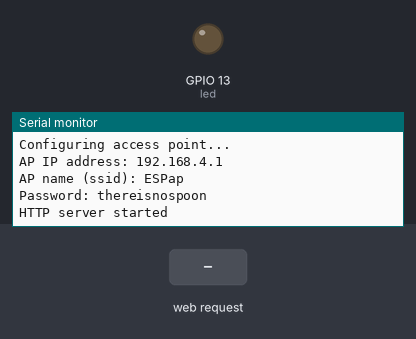
Recording of a sketch running on a simulated ESP8266 (NodeMCU). Shown: output pins drawn as LEDs (lit = HIGH), the last lines printed to the serial monitor. The inputs (shaded band) are chosen by the test bench. Random numbers use the default seed unless the sketch sets one.

Above: at 2.2 s.
2.3 s: HTTP request GET / received
At 3.2 s:
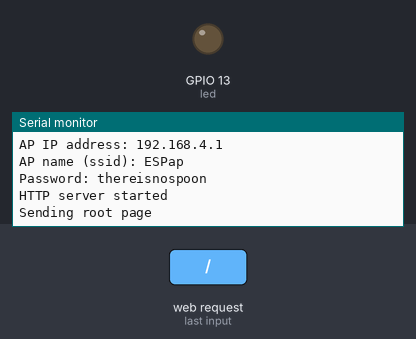
3.8 s: HTTP request GET /test.svg received
At 4.3 s:
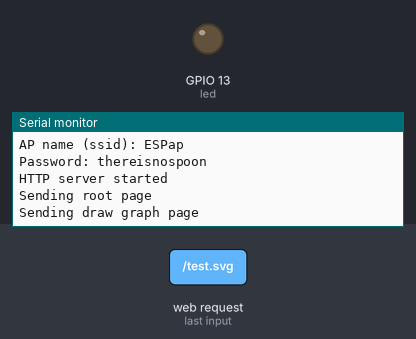

The sketch:

LISA_wifi.ino
```cpp
#include <ESP8266WiFi.h>
#include <WiFiClient.h>
#include <ESP8266WebServer.h>
#include <ESP8266mDNS.h>

#ifndef APSSID
#define APSSID "ESPap"
#define APPSK  "thereisnospoon"
#endif

/* Set these to your desired credentials. */
const char *ssid = APSSID;
const char *password = APPSK;


ESP8266WebServer server(80);

const int led = 13;

void handleRoot() {
  Serial.println("Sending root page");
  digitalWrite(led, 1);
  char temp[400];
  int sec = millis() / 1000;
  int min = sec / 60;
  int hr = min / 60;

  snprintf(temp, 400,

           "<html>\
  <head>\
    <title>ESP8266 Demo</title>\
    <style>\
      body { background-color: #cccccc; font-family: Arial, Helvetica, Sans-Serif; Color: #000088; }\
    </style>\
  </head>\
  <body>\
    <h1>Hello from ESP8266!</h1>\
    <p>Uptime: %02d:%02d:%02d</p>\
    <img src=\"/test.svg\" />\
  </body>\
</html>",

           hr, min % 60, sec % 60
          );
  server.send(200, "text/html", temp);
  digitalWrite(led, 0);
}

void handleNotFound() {
  Serial.println("Sending Not found page");
  digitalWrite(led, 1);
  String message = "File Not Found\n\n";
  message += "URI: ";
  message += server.uri();
  message += "\nMethod: ";
  message += (server.method() == HTTP_GET) ? "GET" : "POST";
  message += "\nArguments: ";
  message += server.args();
  message += "\n";

  for (uint8_t i = 0; i < server.args(); i++) {
    message += " " + server.argName(i) + ": " + server.arg(i) + "\n";
  }

  server.send(404, "text/plain", message);
  digitalWrite(led, 0);
}

void setup(void) {
  pinMode(led, OUTPUT);
  digitalWrite(led, 0);

  delay(1000);
  Serial.begin(115200);
  Serial.println();
  Serial.println("Configuring access point...\n");
  /* You can remove the password parameter if you want the AP to be open. */
  WiFi.softAP(ssid, password);

  IPAddress myIP = WiFi.softAPIP();
  Serial.print("AP IP address: ");
  Serial.println(myIP);
  Serial.print("AP name (ssid): ");
  Serial.println(ssid);
  Serial.print("Password: ");
  Serial.println(password);


  server.on("/", handleRoot);
  server.on("/test.svg", drawGraph);
  server.on("/inline", []() {
    server.send(200, "text/plain", "this works as well");
  });
  server.onNotFound(handleNotFound);
  server.begin();
  Serial.println("HTTP server started");
}

void loop(void) {
  server.handleClient();
  MDNS.update();
}

void drawGraph() {
  Serial.println("Sending draw graph page");
  String out = "";
  char temp[100];
  out += "<svg xmlns=\"http://www.w3.org/2000/svg\" version=\"1.1\" width=\"400\" height=\"150\">\n";
  out += "<rect width=\"400\" height=\"150\" fill=\"rgb(250, 230, 210)\" stroke-width=\"1\" stroke=\"rgb(0, 0, 0)\" />\n";
  out += "<g stroke=\"black\">\n";
  int y = rand() % 130;
  for (int x = 10; x < 390; x += 10) {
    int y2 = rand() % 130;
    sprintf(temp, "<line x1=\"%d\" y1=\"%d\" x2=\"%d\" y2=\"%d\" stroke-width=\"1\" />\n", x, 140 - y, x + 10, 140 - y2);
    out += temp;
    y = y2;
  }
  out += "</g>\n</svg>\n";

  server.send(200, "image/svg+xml", out);
}
```

Measured:
- after the input at 2.3 s, the serial monitor: prints a new line at once (image 1)
- after the input at 3.8 s, the serial monitor: prints a new line at once (image 2)
